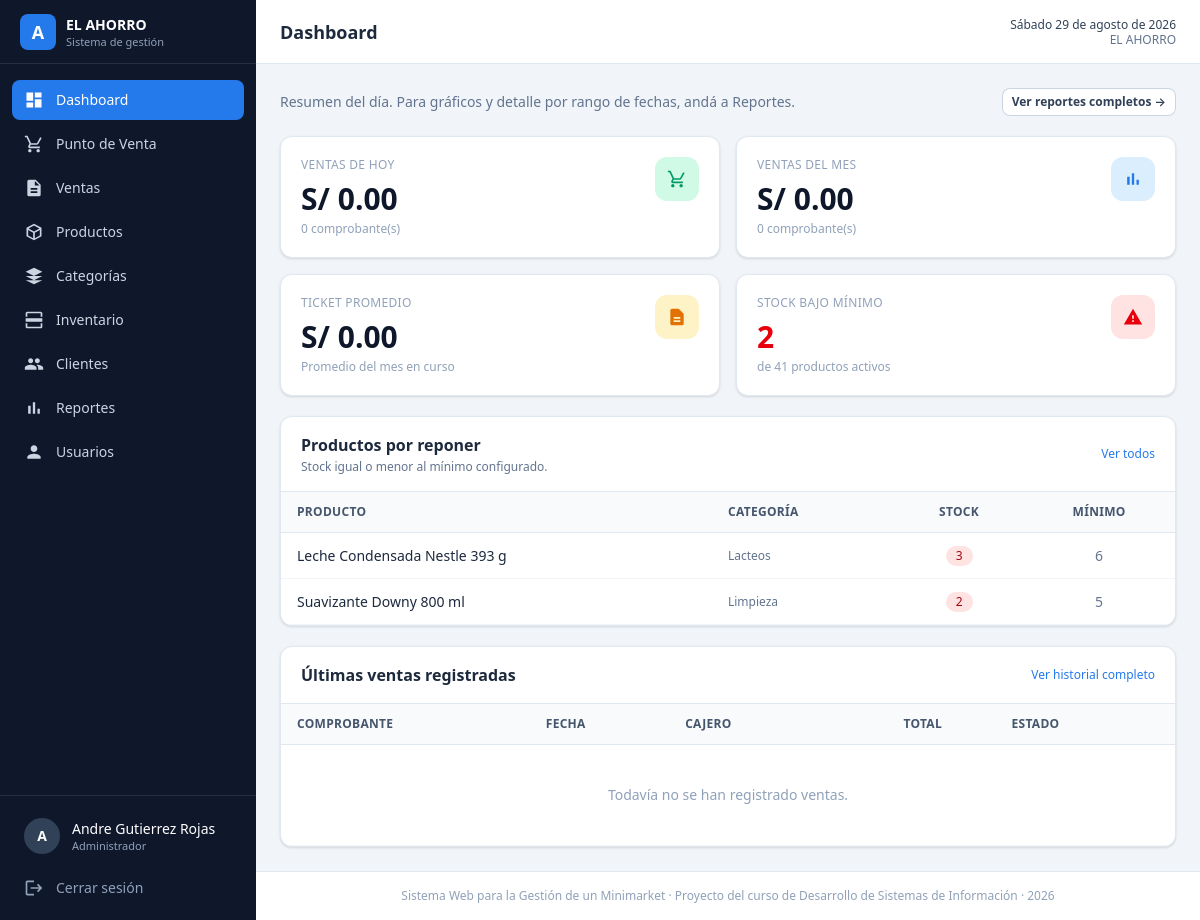
The app's page /dashboard (signed in) with its own data.
### tables this page shows
CREATE TABLE productos (
    id_producto    INT AUTO_INCREMENT PRIMARY KEY,
    codigo_barras  VARCHAR(50)   NOT NULL,
    nombre         VARCHAR(150)  NOT NULL,
    descripcion    VARCHAR(255)  NULL,
    id_categoria   INT           NOT NULL,
    precio_compra  DECIMAL(10,2) NOT NULL DEFAULT 0.00,
    precio_venta   DECIMAL(10,2) NOT NULL DEFAULT 0.00,
    stock          INT           NOT NULL DEFAULT 0,
    stock_minimo   INT           NOT NULL DEFAULT 5,
    unidad_medida  VARCHAR(20)   NOT NULL DEFAULT 'UNIDAD',
    imagen         VARCHAR(255)  NULL,
    estado         TINYINT(1)    NOT NULL DEFAULT 1,
    created_at     TIMESTAMP     NOT NULL DEFAULT CURRENT_TIMESTAMP,
    updated_at     TIMESTAMP     NULL DEFAULT NULL ON UPDATE CURRENT_TIMESTAMP,
    CONSTRAINT uq_productos_codigo UNIQUE (codigo_barras),
    CONSTRAINT fk_productos_categoria
        FOREIGN KEY (id_categoria) REFERENCES categorias (id_categoria)
        ON UPDATE CASCADE ON DELETE RESTRICT,
    INDEX idx_productos_nombre (nombre),
    INDEX idx_productos_categoria (id_categoria)
);

CREATE TABLE categorias (
    id_categoria INT AUTO_INCREMENT PRIMARY KEY,
    nombre       VARCHAR(80)   NOT NULL,
    descripcion  VARCHAR(255)  NULL,
    estado       TINYINT(1)    NOT NULL DEFAULT 1,
    created_at   TIMESTAMP     NOT NULL DEFAULT CURRENT_TIMESTAMP,
    CONSTRAINT uq_categorias_nombre UNIQUE (nombre)
);

### database/Conexion.php (called while the page is built)
<?php
class Conexion
{
    private static $instancia = null;
    public static function conectar()
    {
        if (self::$instancia !== null) {
            return self::$instancia;
        }
        try {
            $host = $_ENV['DB_HOST'] ?? (getenv('DB_HOST') ?: 'localhost');
            $db   = $_ENV['DB_NAME'] ?? (getenv('DB_NAME') ?: 'minimarket');
            $user = $_ENV['DB_USER'] ?? (getenv('DB_USER') ?: 'root');
            $pass = $_ENV['DB_PASS'] ?? (getenv('DB_PASS') ?: '');
            $conexion = new PDO(
                'mysql:host=' . $host . ';dbname=' . $db . ';charset=utf8mb4',
                $user,
                $pass,
                [
                    PDO::ATTR_ERRMODE            => PDO::ERRMODE_EXCEPTION,
                    PDO::ATTR_DEFAULT_FETCH_MODE => PDO::FETCH_ASSOC,
                    PDO::ATTR_EMULATE_PREPARES   => false,
                ]
            );
            self::$instancia = $conexion;
            return $conexion;
        } catch (PDOException $e) {
            die('Error de conexión a la base de datos: ' . $e->getMessage());
        }
    }
}

### controllers/ReporteController.php (called while the page is built, shortened)
<?php
require_once __DIR__ . '/../models/Reporte.php';
require_once __DIR__ . '/../models/Producto.php';
class ReporteController
{
    private $reporte;
    private $productos;
    public function __construct()
    {
        $this->reporte   = new Reporte();
        $this->productos = new Producto();
    }
    public function dashboard()
    {
        $indicadores = $this->reporte->indicadores();
        $catalogo    = $this->productos->resumen();
        $ticketsMes = (int) $indicadores['tickets_mes'];
        $indicadores['ticket_promedio'] = $ticketsMes > 0
            ? (float) $indicadores['venta_mes'] / $ticketsMes
            : 0;
        return [
            'indicadores'   => $indicadores,
            'catalogo'      => $catalogo,
            'stockBajo'     => $this->productos->stockBajo(8),
            'ultimasVentas' => $this->reporte->ultimasVentas(8),
        ];
    }
}

### models/Reporte.php (called while the page is built, shortened)
<?php
require_once __DIR__ . '/../database/Conexion.php';
class Reporte
{
    private $conexion;
    public function __construct()
    {
        $this->conexion = Conexion::conectar();
    }
    public function indicadores()
    {
        return $this->conexion->query("
            SELECT
                COALESCE(SUM(CASE WHEN DATE(fecha) = CURDATE() THEN total END), 0)     AS venta_hoy,
                COUNT(CASE WHEN DATE(fecha) = CURDATE() THEN 1 END)                    AS tickets_hoy,
                COALESCE(SUM(CASE WHEN YEAR(fecha) = YEAR(CURDATE())
                                   AND MONTH(fecha) = MONTH(CURDATE()) THEN total END), 0) AS venta_mes,
                COUNT(CASE WHEN YEAR(fecha) = YEAR(CURDATE())
                            AND MONTH(fecha) = MONTH(CURDATE()) THEN 1 END)           AS tickets_mes,
                COALESCE(SUM(total), 0)                                               AS venta_total,
                COUNT(*)                                                              AS tickets_total
            FROM ventas
            WHERE estado = 'EMITIDA'
        ")->fetch();
    }
    public function ultimasVentas($limite = 8)
    {
        $stmt = $this->conexion->prepare("
            SELECT
                v.id_venta,
                CONCAT(v.serie, '-', LPAD(v.correlativo, 6, '0')) AS comprobante,
                v.fecha, v.total, v.estado,
                u.nombre AS cajero
            FROM ventas v
            INNER JOIN usuarios u ON u.id_usuario = v.id_usuario
            ORDER BY v.fecha DESC, v.id_venta DESC
            LIMIT :limite
        ");
        $stmt->bindValue(':limite', (int) $limite, PDO::PARAM_INT);
        $stmt->execute();
        return $stmt->fetchAll();
    }
}

### models/Producto.php (called while the page is built, shortened)
<?php
require_once __DIR__ . '/../database/Conexion.php';
class Producto
{
    private $conexion;
    public function __construct()
    {
        $this->conexion = Conexion::conectar();
    }
    public function stockBajo($limite = null)
    {
        $sql = "
            SELECT p.id_producto, p.nombre, p.stock, p.stock_minimo,
                   p.unidad_medida, c.nombre AS categoria
            FROM productos p
            INNER JOIN categorias c ON c.id_categoria = p.id_categoria
            WHERE p.estado = 1 AND p.stock <= p.stock_minimo
            ORDER BY (p.stock - p.stock_minimo) ASC, p.nombre ASC
        ";
        if ($limite !== null) {
            $stmt = $this->conexion->prepare($sql . " LIMIT :limite");
            $stmt->bindValue(':limite', (int) $limite, PDO::PARAM_INT);
            $stmt->execute();
            return $stmt->fetchAll();
        }
        return $this->conexion->query($sql)->fetchAll();
    }
    public function resumen()
    {
        return $this->conexion->query("
            SELECT
                COUNT(*)                                          AS total,
                SUM(CASE WHEN stock <= stock_minimo THEN 1 ELSE 0 END) AS bajo_minimo,
                SUM(CASE WHEN stock = 0 THEN 1 ELSE 0 END)        AS agotados,
                COALESCE(SUM(stock * precio_compra), 0)           AS valor_inventario
            FROM productos
            WHERE estado = 1
        ")->fetch();
    }
}

### config.php (called while the page is built, shortened)
<?php
function e($valor)
{
    return htmlspecialchars((string) $valor, ENT_QUOTES, 'UTF-8');
}
function money($monto)
{
    return 'S/ ' . number_format((float) $monto, 2, '.', ',');
}

### pages/dashboard.php (the view, shortened to what this page needs)
<?php
require_once __DIR__ . '/../config.php';
require_once __DIR__ . '/../controllers/ReporteController.php';
$datos       = (new ReporteController())->dashboard();
$indicadores = $datos['indicadores'];
$catalogo    = $datos['catalogo'];
require __DIR__ . '/../components/layout_inicio.php';
?>
<div class="mb-5 flex items-center justify-between">
    <p class="text-sm text-slate-500">Resumen del día. Para gráficos y detalle por rango de fechas, andá a Reportes.</p>
    <a href="<?= BASE_URL ?>reportes" class="btn-secundario btn-sm">
        Ver reportes completos &rarr;
    </a>
</div>
<div class="mb-5 grid gap-4 sm:grid-cols-2 xl:grid-cols-4">
    <div class="tarjeta p-5">
        <div class="flex items-start justify-between">
            <div>
                <p class="text-xs font-medium tracking-wide text-slate-400 uppercase">Ventas de hoy</p>
                <p class="mt-2 text-3xl font-bold text-slate-900"><?= money($indicadores['venta_hoy']) ?></p>
                <p class="mt-1 text-xs text-slate-400">
                    <?= (int) $indicadores['tickets_hoy'] ?> comprobante(s)
                </p>
            </div>
            <span class="flex h-11 w-11 items-center justify-center rounded-xl bg-emerald-100 text-emerald-600">
            </span>
        </div>
    </div>
    <div class="tarjeta p-5">
        <div class="flex items-start justify-between">
            <div>
                <p class="text-xs font-medium tracking-wide text-slate-400 uppercase">Ventas del mes</p>
                <p class="mt-2 text-3xl font-bold text-slate-900"><?= money($indicadores['venta_mes']) ?></p>
                <p class="mt-1 text-xs text-slate-400">
                    <?= (int) $indicadores['tickets_mes'] ?> comprobante(s)
                </p>
            </div>
            <span class="flex h-11 w-11 items-center justify-center rounded-xl bg-marca-100 text-marca-600">
                <svg class="h-5 w-5" viewBox="0 0 24 24" fill="currentColor">
                    <path d="M5 9.2h3V19H5V9.2zM10.6 5h2.8v14h-2.8V5zm5.6 8H19v6h-2.8v-6z" />
                </svg>
            </span>
        </div>
    </div>
    <div class="tarjeta p-5">
        <div class="flex items-start justify-between">
            <div>
                <p class="text-xs font-medium tracking-wide text-slate-400 uppercase">Ticket promedio</p>
                <p class="mt-2 text-3xl font-bold text-slate-900"><?= money($indicadores['ticket_promedio']) ?></p>
                <p class="mt-1 text-xs text-slate-400">Promedio del mes en curso</p>
            </div>
            <span class="flex h-11 w-11 items-center justify-center rounded-xl bg-amber-100 text-amber-600">
                <svg class="h-5 w-5" viewBox="0 0 24 24" fill="currentColor">
                    <path d="M14 2H6a2 2 0 0 0-2 2v16a2 2 0 0 0 2 2h12a2 2 0 0 0 2-2V8l-6-6zm2 16H8v-2h8v2zm0-4H8v-2h8v2z" />
                </svg>
            </span>
        </div>
    </div>
    <div class="tarjeta p-5">
        <div class="flex items-start justify-between">
            <div>
                <p class="text-xs font-medium tracking-wide text-slate-400 uppercase">Stock bajo mínimo</p>
                <p class="mt-2 text-3xl font-bold <?= (int) $catalogo['bajo_minimo'] > 0 ? 'text-red-600' : 'text-slate-900' ?>">
                    <?= (int) $catalogo['bajo_minimo'] ?>
                </p>
                <p class="mt-1 text-xs text-slate-400">
                    de <?= (int) $catalogo['total'] ?> productos activos
                </p>
            </div>
            <span class="flex h-11 w-11 items-center justify-center rounded-xl bg-red-100 text-red-600">
                <svg class="h-5 w-5" viewBox="0 0 24 24" fill="currentColor">
                    <path d="M1 21h22L12 2 1 21zm12-3h-2v-2h2v2zm0-4h-2v-4h2v4z" />
                </svg>
            </span>
        </div>
    </div>
</div>
<div class="mb-5">
    <div class="tarjeta overflow-hidden">
        <div class="flex items-center justify-between border-b border-slate-200 px-5 py-4">
            <div>
                <h2 class="font-semibold text-slate-800">Productos por reponer</h2>
                <p class="mt-0.5 text-xs text-slate-500">Stock igual o menor al mínimo configurado.</p>
            </div>
            <a href="<?= BASE_URL ?>productos?stock_bajo=1"
                class="text-xs font-medium text-marca-600 hover:text-marca-700">Ver todos</a>
        </div>
        <div class="overflow-x-auto">
            <table class="tabla">
                <thead>
                    <tr>
                        <th>Producto</th>
                        <th>Categoría</th>
                        <th class="text-center">Stock</th>
                        <th class="text-center">Mínimo</th>
                    </tr>
                </thead>
                <tbody>
                    <?php foreach ($datos['stockBajo'] as $producto): ?>
                        <tr>
                            <td class="font-medium text-slate-800"><?= e($producto['nombre']) ?></td>
                            <td class="text-xs text-slate-500"><?= e($producto['categoria']) ?></td>
                            <td class="text-center">
                                <span class="badge-rojo"><?= (int) $producto['stock'] ?></span>
                            </td>
                            <td class="text-center text-slate-500"><?= (int) $producto['stock_minimo'] ?></td>
                        </tr>
                    <?php endforeach; ?>
                </tbody>
            </table>
        </div>
    </div>
</div>
<div class="tarjeta overflow-hidden">
    <div class="flex items-center justify-between border-b border-slate-200 px-5 py-4">
        <h2 class="font-semibold text-slate-800">Últimas ventas registradas</h2>
        <a href="<?= BASE_URL ?>ventas" class="text-xs font-medium text-marca-600 hover:text-marca-700">
            Ver historial completo
        </a>
    </div>
    <div class="overflow-x-auto">
        <table class="tabla">
            <thead>
                <tr>
                    <th>Comprobante</th>
                    <th>Fecha</th>
                    <th>Cajero</th>
                    <th class="text-right">Total</th>
                    <th class="text-center">Estado</th>
                    <th></th>
                </tr>
            </thead>
            <tbody>
                <?php if (empty($datos['ultimasVentas'])): ?>
                    <tr>
                        <td colspan="6" class="px-4 py-10 text-center text-slate-400">
                            Todavía no se han registrado ventas.
                        </td>
                    </tr>
                <?php endif; ?>
            </tbody>
        </table>
    </div>
</div>
<?php require __DIR__ . '/../components/layout_fin.php'; ?>

### records on screen
productos: nombre "Leche Condensada Nestle 393 g", id_categoria.nombre "Lacteos", stock "3", stock_minimo "6"
productos: nombre "Suavizante Downy 800 ml", id_categoria.nombre "Limpieza", stock "2", stock_minimo "5"

### other values on screen
$__nombreComercial "EL AHORRO"
$item['texto'] "Dashboard"
$item['texto'] "Punto de Venta"
$item['texto'] "Ventas"
$item['texto'] "Productos"
$item['texto'] "Categorías"
$item['texto'] "Inventario"
$item['texto'] "Clientes"
$item['texto'] "Reportes"
$item['texto'] "Usuarios"
mb_strtoupper(mb_substr(Auth::nombre(), 0, 1)) "A"
Auth::nombre() "Andre Gutierrez Rojas"
$__rolActual "Administrador"
$titulo "Dashboard"
strftime_es() "Sábado 29 de agosto de 2026"
